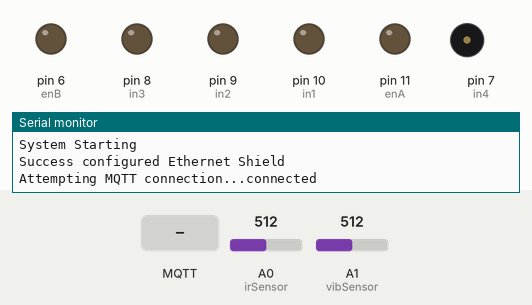
Recording of a sketch running on a simulated Arduino Uno, built with avr-gcc and run on an emulated ATmega328P. Parts: output pins drawn as LEDs (lit = HIGH), buzzer (waves = sounding), the last lines printed to the serial monitor. The test bench sets the inputs (shaded band); at power-on: A1 (vibSensor) = 512, A0 (irSensor) = 512. WiFi joins after 1.5 s; servers stay silent unless stated; no MQTT or app messages arrive unless stated; pins used as bus, display or sensor lines are not drawn.

Above: at 2.7 s.
2.8 s: MQTT message "open" arrives on the first subscribed topic
At 3.9 s:
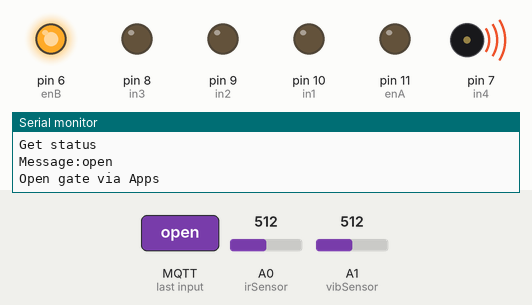
5.7 s: MQTT message "close" arrives on the first subscribed topic
At 6.4 s:
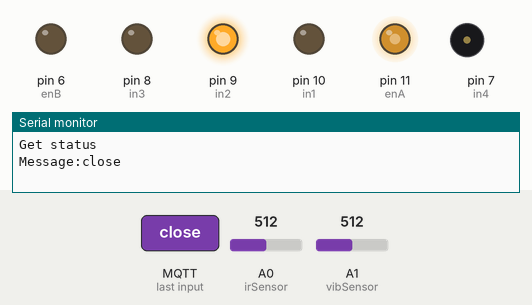
16.4 s: A1 (vibSensor) set to 329
24.8 s: A1 (vibSensor) set to 292
At 25.4 s:
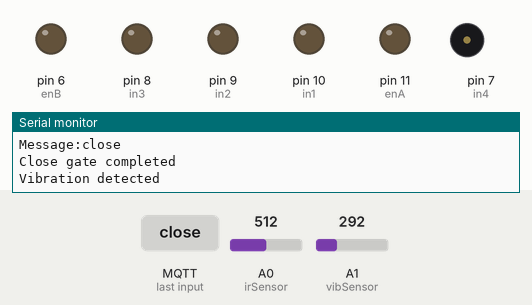
31.8 s: A1 (vibSensor) set to 510
At 36.2 s:
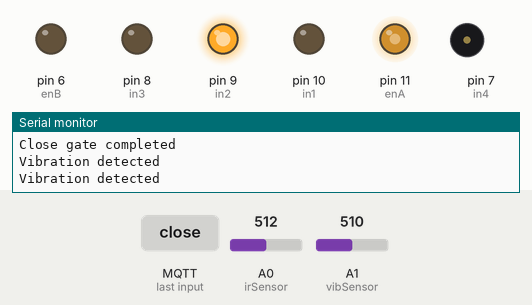
Timing chart, 0 to 46.8 s (numbered marks = the images above; inputs shaded):
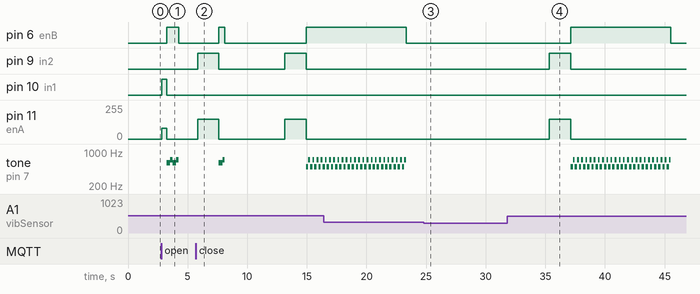

Measured:
- the behaviour switches between 311 and 310 on A1 (vibSensor) (found by bisection; images 2 and 3)
- after the input at 2.8 s, pin 6 (enB): LOW → HIGH after 0.45 s, → LOW 1.0 s later; pin 9 (in2): stays LOW (without the input it goes to HIGH after 2.2 s)
- after the input at 5.7 s, pin 6 (enB): LOW → HIGH after 1.9 s, → LOW 0.50 s later, → HIGH 6.8 s later; pin 9 (in2): alternates HIGH for 1.8 s and LOW for 5.5 s, starting after 0.13 s
- after the input at 24.8 s, pin 6 (enB): stays LOW (without the input it goes to HIGH after 2.3 s); pin 9 (in2): stays LOW (without the input it goes to HIGH after 0.53 s); pin 11 (enA): stays 0/255 (without the input it goes to 150/255 after 0.53 s); tone on pin 7 (in4): stops changing and stays silent
- after the input at 31.8 s, pin 6 (enB): LOW → HIGH after 5.3 s, → LOW 8.4 s later; pin 9 (in2): LOW → HIGH after 3.5 s, → LOW 1.8 s later; pin 11 (enA): 0/255 → 150/255 after 3.5 s, → 0/255 1.8 s later; tone on pin 7 (in4): silent → 500 Hz after 5.3 s, then repeats every 0.35 s: 700 Hz 0.15 s, 500 Hz 0.20 s, until it stays silent from 45.5 s

The sketch:

IR-01.ino
```cpp
#include <SPI.h>
#include <Ethernet.h>
#include <PubSubClient.h>

byte mac[] = { 0xDE, 0xAD, 0xBE, 0xEF, 0xFE, 0xED };
IPAddress mqtt_server(3, 0, 243, 196);
long lastMsg = 0;

char* parkingID = "0301";
const char* statusTopic = "spark/update-status/0301";
const char* updateSparkTopic = "update-spark-gate/0301";

EthernetClient ethClient;
PubSubClient client(ethClient);

int irSensor = A0;
int vibSensor = A1;
int in1 = 10;
int in2 = 9;
int in3 = 8;
int in4 = 7;
const int enA = 11;
const int enB = 6;

bool currentParkingStatus = false;
bool irDetection = false;
bool vibrationDetection = true;

unsigned long startTime;
unsigned long openGateStartTime;
unsigned long closeGateStartTime;
unsigned long vibDetectionTime;

int carPresenceThreshold = 30;
int alarmActive = 310;

void reconnect()
{
  while (!client.connected()) {
    Serial.print("Attempting MQTT connection...");
    if (client.connect("01")) {
      Serial.println("connected");
      client.subscribe(updateSparkTopic);
      client.subscribe("inTopic");
    } else {
      Serial.print("failed, rc=");
      Serial.print(client.state());
      Serial.println(" try again in 5 seconds");
      delay(5000);
    }
  }
}

void callback(char* topic, byte* message, unsigned int length)
{
  Serial.print("Message arrived on topic: ");
  Serial.print(topic);
  Serial.print(". Message: ");
  String messageTemp;

  for (int i = 0; i < length; i++) {
    Serial.print((char)message[i]);
    messageTemp += (char)message[i];
  }
  Serial.println();

  if (strcmp(topic, updateSparkTopic) == 0) {
    Serial.println("Get status");
    Serial.print("Message:");
    Serial.println(messageTemp);

    if (messageTemp == "open") {
      openGate();
      openGateStartTime = millis();
    }
    else if (messageTemp == "close") {
      int distance = calculateDistance();
      if (distance > carPresenceThreshold) {
      closeGateStartTime = millis();
      closeGate();
      client.publish(statusTopic, "close");
    }
   }
 }
}

void setup()
{
  Serial.begin(9600);
  Serial.println("System Starting");
  if (Ethernet.begin(mac) == 0) {
    Serial.println("Failed to configure Ethernet using DHCP");
  } else {
    Serial.println("Success configured Ethernet Shield");
  }
  client.setServer(mqtt_server, 1883);
  client.setCallback(callback);

  pinMode(irSensor, INPUT);
  pinMode(vibSensor, INPUT);
  pinMode(in1, OUTPUT);
  pinMode(in2, OUTPUT);
  pinMode(in3, OUTPUT);
  pinMode(in4, OUTPUT);
  pinMode(enA, OUTPUT);
  pinMode(enB, OUTPUT);
}

void loop()
{
  if (!client.connected()) {
    reconnect();
  }
  client.loop();

  long now = millis();
  if (now - lastMsg > 5000) {
    lastMsg = now;

    int distance = calculateDistance();
    int vibration = calculateVibration();

    if (vibrationDetection && vibration > alarmActive)
    {
    Serial.println("Vibration detected");
    startTime = millis();
    playAlarm();
    vibDetectionTime = millis();
      while (millis() - vibDetectionTime < 2000) {
      closeGateStartTime;
      }
    }

    if (distance < carPresenceThreshold && !currentParkingStatus)
    {
      currentParkingStatus = true;
      Serial.println("Car is parked");
    }
    else if (distance > carPresenceThreshold && currentParkingStatus)
    {
      currentParkingStatus = false;
      Serial.println("Car is not parked");
      Serial.println("Closing gate automatically...");
      client.publish(statusTopic, "close");
      closeGate();
      Serial.print("Topic: ");
      Serial.println(statusTopic);
      Serial.println("Gate is closed");
    }
  }
}

int calculateDistance()
{
  int distance = analogRead(irSensor);
  distance = map(distance, 0, 1023, 0, 100);
  return distance;
}

int calculateVibration()
{
  int vibrationValue = analogRead(vibSensor);
  //Serial.print("Vibration value: ");
  //Serial.println(vibrationValue);
  return vibrationValue;
}

void openGate()
{
  Serial.println("Open gate via Apps");
  if (!irDetection) {
  analogWrite(enA, 80);
  digitalWrite(in1, HIGH);
  digitalWrite(in2, LOW);
  delay(400);
  stop();
  //delay(400);
  //analogWrite(enA, 100);
  //digitalWrite(in1, LOW);
  //digitalWrite(in2, HIGH);
  //delay(200);
  stop();
  startTime = millis();
  playTone();
    while (millis() - openGateStartTime < 2000) {
    openGateStartTime;
    }
  irDetection = true;
  vibrationDetection = false;
  }
  Serial.println("Open gate completed");
}

void closeGate()
{
  if (irDetection) {
  while (millis() - closeGateStartTime < 100) {
  closeGateStartTime;
  }
  analogWrite(enA, 150);
  digitalWrite(in1, LOW);
  digitalWrite(in2, HIGH);
  delay(1800);
  stop();
  startTime = millis();
  playTone();
  irDetection = false;
  vibDetectionTime = millis();
  vibrationDetection = true;
  }
    while (millis() - vibDetectionTime < 5000) {
    closeGateStartTime;
    }
  Serial.println("Close gate completed");
}

void stop()
{
  analogWrite(enA, 0);
  digitalWrite(in1, LOW);
  digitalWrite(in2, LOW);
}

void playTone()
{
  analogWrite(enB, 255);
  digitalWrite(in4, HIGH);
  digitalWrite(in3, LOW);
  while (millis() - startTime < 500) {
    tone(in4, 600);
    delay(300);
    tone(in4, 700);
    delay(200);
  }
  analogWrite(enB, 0);
  digitalWrite(in4, LOW);
  digitalWrite(in3, LOW);
  noTone(in4);
}

void playAlarm()
{
  analogWrite(enA, 150);
  digitalWrite(in1, LOW);
  digitalWrite(in2, HIGH);
  delay(1800);
  stop();
  analogWrite(enB, 255);
  digitalWrite(in4, HIGH);
  digitalWrite(in3, LOW);
  while (millis() - startTime < 10000) {
    tone(in4, 500);
    delay(200);
    tone(in4, 700);
    delay(150);
  }
  analogWrite(enB, 0);
  digitalWrite(in4, LOW);
  digitalWrite(in3, LOW);
  noTone(in4);
}
```
